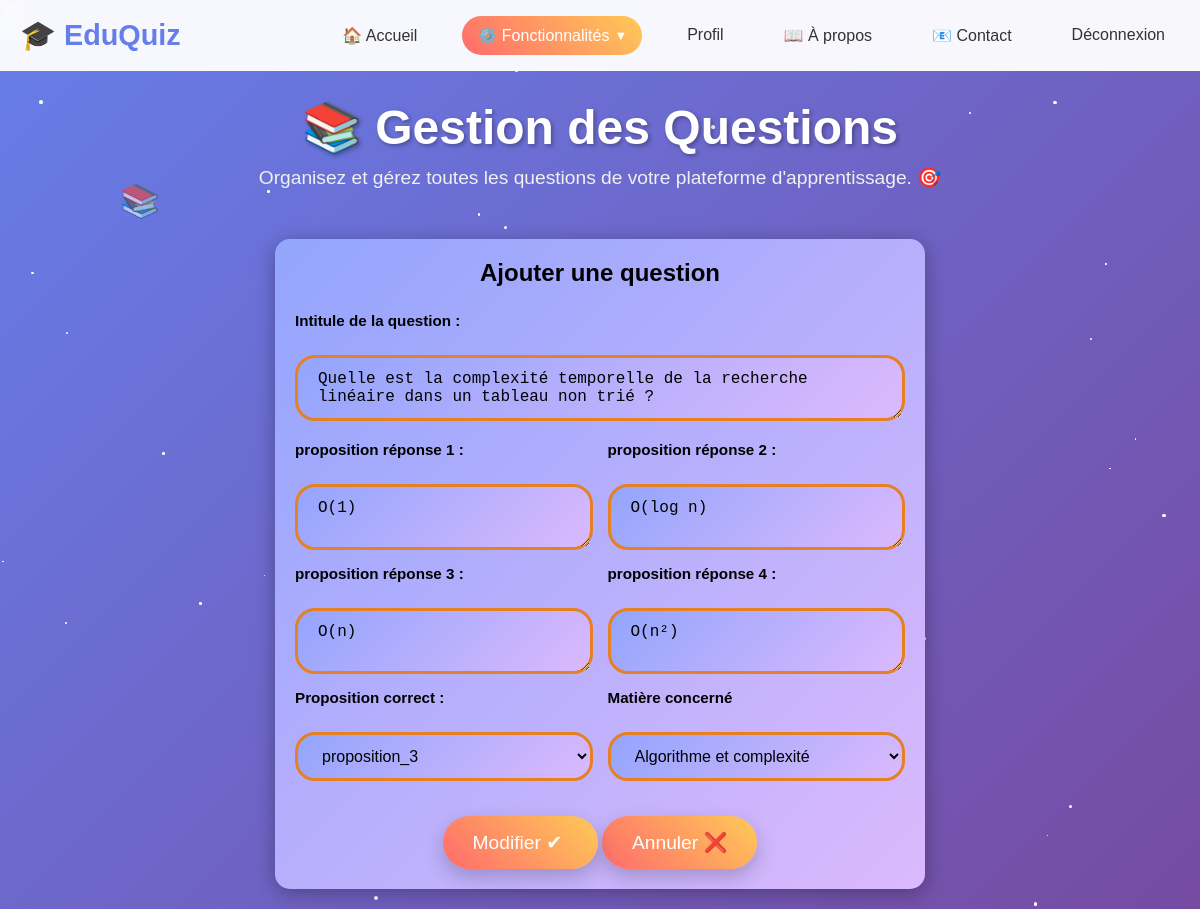
The app's page /index.php?path=question/edit&id=1 (signed in) with its own data.
### tables this page shows
CREATE TABLE IF NOT EXISTS `question` (
  `id` bigint NOT NULL AUTO_INCREMENT,
  `id_matiere` bigint NOT NULL,
  `intitule` mediumtext NOT NULL,
  `proposition_1` varchar(255) NOT NULL,
  `proposition_2` varchar(255) NOT NULL,
  `proposition_3` varchar(255) NOT NULL,
  `proposition_4` varchar(255) NOT NULL,
  `reponse` smallint NOT NULL,
  PRIMARY KEY (`id`),
  KEY `fk_question_matiere` (`id_matiere`)
);

CREATE TABLE IF NOT EXISTS `matiere` (
  `id` bigint NOT NULL AUTO_INCREMENT,
  `nom` varchar(255) NOT NULL,
  `description` text,
  PRIMARY KEY (`id`)
);

### model/Db.php (called while the page is built)
<?php
class Db
{
    protected $host = 'localhost';
    protected $dbname = 'quiz';
    protected $user_name = 'root';
    protected $password = '';
    protected $connexion;
    public function __construct()
    {
        try {
            $this->connexion = new PDO('mysql:host='.$this->host.';dbname='.$this->dbname.';charset=utf8',''.$this->user_name.'',''.$this->password.'');
            $this->connexion->setAttribute(PDO::ATTR_ERRMODE, PDO::ERRMODE_EXCEPTION);
            $this->connexion->setAttribute(PDO::ATTR_EMULATE_PREPARES, false);
        } catch (Exception $e) {
            die('Une erreur s\'est produite lors de la connexion à la base de données<br>'.$e->getMessage());
        }
    }
    public function getCnx()
    {
        return $this->connexion;
    }
}

### model/Question.php (called while the page is built, shortened)
<?php
if (file_exists('model/Db.php')) {
    require_once('model/Db.php');
}
class Question
{
    protected $cnx;
    public function __construct()
    {
        $this->db = new Db();
        $this->cnx = $this->db->getCnx();
    }
    public function readOne($id)
    {
        $questions = $this->cnx->prepare('SELECT * FROM question WHERE id=?');
        $questions->execute(array($id));
        return $questions;
    }
}

### model/Enseignant_Matiere.php (called while the page is built, shortened)
<?php
if (file_exists('model/Db.php')) {
    require_once('model/Db.php');
}
class Enseignant_Matiere
{
    public static function read_mt($email_eng, $type=null)
    {
        $db = new Db();
        $cnx = $db->getCnx();
        if (is_null($type)) {
            $result = $cnx->prepare('SELECT DISTINCT(matiere.nom), matiere.id AS id_matiere, matiere.nom AS nom_matiere, matiere.description FROM matiere, enseignant_matiere WHERE enseignant_matiere.id_matiere = matiere.id AND enseignant_matiere.email_enseignant=? ORDER BY matiere.nom');
            $result->execute(array($email_eng));
        }else {
            if ($type > 2) {
                $result = $cnx->prepare('SELECT DISTINCT(matiere.nom), matiere.id AS id_matiere, matiere.nom AS nom_matiere, matiere.description FROM matiere ORDER BY matiere.nom');
                $result->execute(array());
            }
        }
        return $result;
    }
}

### view/administration/question/edit.php (the view, shortened to what this page needs)
<?php
require_once('view/layout/nav_bar.php');
?>
<div class="stars" id="stars"></div>
    <div class="floating-elements">
        <div class="floating-book">📚</div>
        <div class="floating-atom">⚛️</div>
        <div class="floating-globe">🌍</div>
    </div>
    <div class="container">
        <div class="page-header">
            <h1 class="page-title">📚 Gestion des Questions</h1>
            <p class="page-subtitle">
                Organisez et gérez toutes les questions de votre plateforme d'apprentissage. 🎯
            </p>
        </div>
    <form action="index.php?path=question" class="add_question" method="post">
        <h3>Ajouter une question</h3>
        <label for="">Intitule de la question : </label><br>
        <textarea name="int" id="intitule" cols="50" rows="2" class="filter-input" required><?=$question['intitule']?></textarea><br>
        <div class="add_question_conteneur">
            <div>
                <label for="">proposition réponse 1 : </label><br>
                <textarea name="p1" id="p1" cols="25" rows="2" class="filter-input" required><?=$question['proposition_1']?></textarea><br>
            </div>
            <div>
                <label for="">proposition réponse 2 : </label><br>
                <textarea name="p2" id="p2" cols="25" rows="2" class="filter-input" required><?=$question['proposition_2']?></textarea><br>
            </div>
            <div>
                <label for="">proposition réponse 3 : </label><br>
                <textarea name="p3" id="p3" cols="25" rows="2" class="filter-input" required><?=$question['proposition_3']?></textarea><br>
            </div>
            <div>
                <label for="">proposition réponse 4 : </label><br>
                <textarea name="p4" id="p4" cols="25" rows="2" class="filter-input" required><?=$question['proposition_4']?></textarea><br>
            </div>
            <div>
                <label for="">Proposition correct : </label><br>
                <select name="rep" id="rep" class="filter-select">
                <?php
                    for ($i=1; $i <= 4; $i++) {
                        ?>
                        <option value="<?=$i ?>" <?php if ($rep==$i) { ?> selected <?php } ?> >proposition_<?=$i ?></option>
                        <?php
                    }
                    ?>
                </select><br>
            </div>
            <div>
                <label for="">Matière concerné</label><br>
                <select name="matiere" id="matiere" class="filter-select">
                    <?php
                    while ($matiere = $matieres->fetch()) {
                        ?>
                        <option value="<?=$matiere['id_matiere']?>"
                        <?php
                        if ($question['id_matiere']==$matiere['id_matiere']) {
                            ?>selected<?php
                        }
                        ?>
                        > <?=$matiere['nom_matiere']?> </option>
                        <?php
                    }
                    ?>
                </select><br>
            </div>
        </div>
        <input type="submit" value="Modifier ✔ " name="update" id="vld" class="cta-button submit-green-check">
        <input type="button" value="Annuler ❌" name="annuler" onclick="history.back()" class="cta-button">
    </form>

### css/style1.css (style rules this page uses)
body { margin: 0; height: 100vh; }
.add_question { display: block; margin: 0 auto; width: 90%; max-width: 650px; background: linear-gradient(135deg, #93a5fc 0%, #dbb9fd 100%); color: black; font-weight: bold; z-index: 3; text-align: center; padding: 20px; border-radius: 15px; box-shadow: 0 4px 20px rgba(0, 0, 0, 0.3); transition: all 0.3s ease; }
.add_question h3 { margin-bottom: 25px; font-size: 1.5rem; color: #000000; }
.add_question label { display: block; text-align: left; margin-bottom: 8px; font-size: 0.95rem; color: #000000; }
.add_question_conteneur { width: 100%; text-align: justify; display: grid; grid-template-columns: repeat(2, 1fr); gap: 15px; margin: 20px 0; }
.add_question_conteneur div { width: 100%; display: block; margin: 0; }
.add_question_conteneur select, .add_question textarea { width: 100%; box-sizing: border-box; }
#intitule { grid-column: 1 / -1; min-height: 60px; }
.submit-green-check { position: relative; padding-left: 30px; }
.submit-green-check::before { content: "✔"; color: #22c55e; font-weight: bold; position: absolute; left: 10px; top: 50%; transform: translateY(-50%); }

### templete/style.css (style rules this page uses)
* { margin: 0; padding: 0; box-sizing: border-box; }
body { font-family: 'Comic Sans MS', cursive, sans-serif; background: linear-gradient(135deg, #667eea 0%, #764ba2 100%); min-height: 100vh; overflow-x: hidden; padding-top: 80px; background-attachment: fixed; background-repeat: no-repeat; background-size: cover; }
.stars { position: fixed; top: 0; left: 0; width: 100%; height: 100%; pointer-events: none; z-index: 1; }
.container { position: relative; z-index: 2; max-width: 1200px; margin: 0 auto; padding: 20px; }
.cta-button { background: linear-gradient(45deg, #ff6b6b, #feca57); color: white; border: none; padding: 15px 30px; font-size: 1.2rem; border-radius: 50px; cursor: pointer; transition: all 0.3s ease; box-shadow: 0 8px 20px rgba(0,0,0,0.2); display: block; margin: 0 auto; font-family: inherit; }
.floating-elements { position: absolute; top: 0; left: 0; width: 100%; height: 100%; pointer-events: none; z-index: 1; }
.floating-book, .floating-pencil, .floating-lightbulb { position: absolute; font-size: 2rem; opacity: 0.6; animation: float 6s ease-in-out infinite; }
.floating-book { top: 20%; left: 10%; animation-delay: 0s; }
.filter-select { padding: 12px 20px; border: solid rgb(229, 129, 34); border-radius: 20px; background: linear-gradient(135deg, #93a5fc 0%, #dbb9fd 100%); font-size: 1rem; cursor: pointer; transition: all 0.3s ease; width: 90%; }
.filter-input { padding: 12px 20px; border: solid rgb(229, 129, 34); border-radius: 20px; background: linear-gradient(135deg, #93a5fc 0%, #dbb9fd 100%); font-size: 1rem; transition: all 0.3s ease; outline: none; color: #000; }

### templete/style2.css (style rules this page uses)
.stars { position: fixed; top: 0; left: 0; width: 100%; height: 100%; pointer-events: none; z-index: 1; }
.container { position: relative; z-index: 2; max-width: 1200px; margin: 0 auto; padding: 20px; }
.page-header { text-align: center; margin-bottom: 50px; animation: fadeInDown 1s ease-out; }
.page-title { font-size: 3rem; color: #fff; text-shadow: 2px 2px 4px rgba(0,0,0,0.3); margin-bottom: 10px; }
.page-subtitle { font-size: 1.2rem; color: #f0f0f0; margin-bottom: 30px; }
.cta-button { background: linear-gradient(45deg, #ff6b6b, #feca57); color: white; border: none; padding: 15px 30px; font-size: 1.2rem; border-radius: 50px; cursor: pointer; transition: all 0.3s ease; box-shadow: 0 8px 20px rgba(0,0,0,0.2); font-family: inherit; text-decoration: none; display: inline-block; }

### records on screen
question: int "Quelle est la complexité temporelle de la recherche linéaire dans un tableau non trié ?", p1 "O(1)", p2 "O(log n)", p3 "O(n)", p4 "O(n²)", rep "proposition_3", matiere "Algorithme et complexité"
